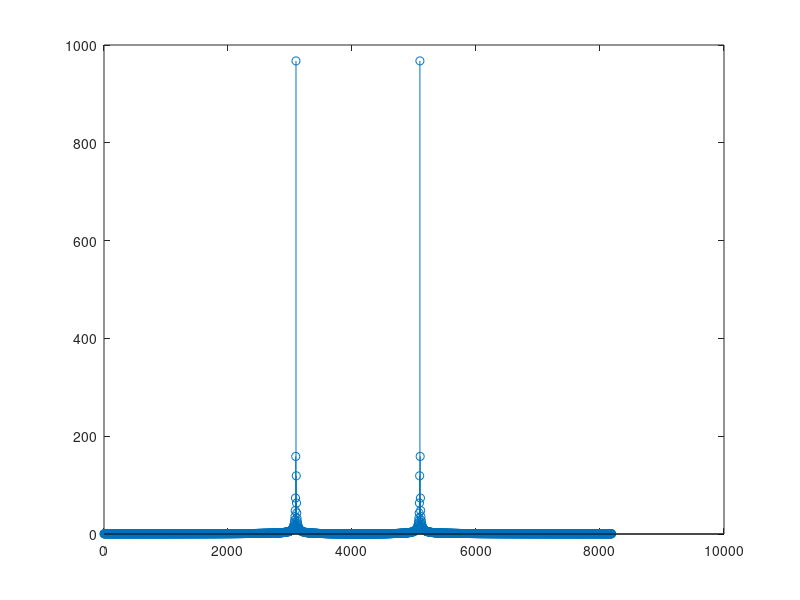

The MATLAB script that drew this image:
%%%%%%%%%%% FFT SIN %%%%%%%%%%%
% CLEAR
clc
clear
close all
% LOAD
load sig1_quidonc.mat
% CODE
N=length(xk);
Ta=N/Fs;
f=0:1/Ta:Fs-1/Ta;
% FIGURE
stem(f,abs(fftshift(fft(xk))))

